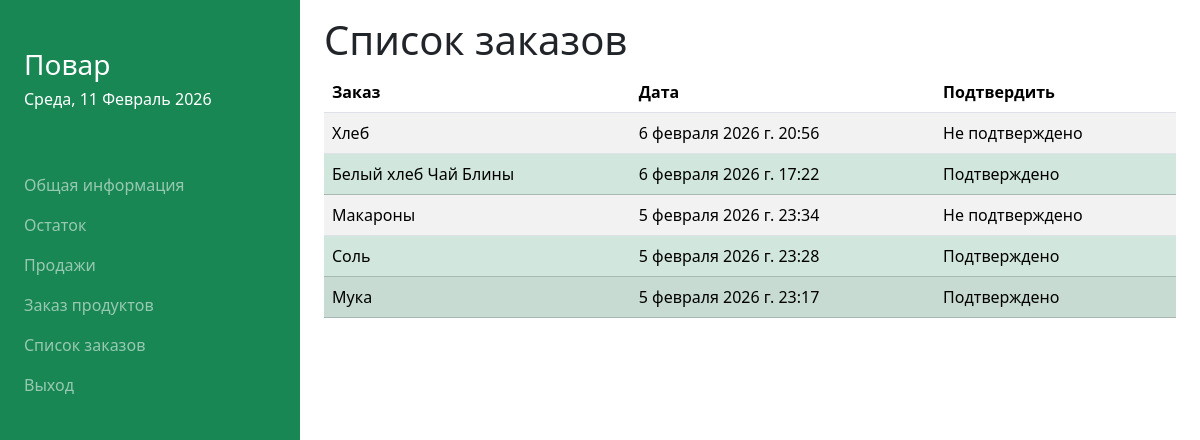
Page /chef/chef_order/ (signed in) on the committed database.
### menu/models.py (models this page shows, shortened)
class ChefOrder(models.Model):
    text = models.CharField(max_length=255)
    datetime = models.DateTimeField(auto_now=True)
    confirmation = models.BooleanField(default=False)

### chef/views.py (the view)
# urls.py: path('chef_order/', views.chef_order),
@login_required(login_url='/login/')
def chef_order(request):
    data["title"] = links['chef_order'].get('name')
    orders = ChefOrder.objects.all().order_by('-datetime')
    data['orders'] = orders
    return render(request, 'chef_list.html', data)

### chef/templates/chef_list.html
{% extends 'chef.html' %}
{% block content %}
<table class="table table-hover table-striped">
        <thead>
          <tr>
            <th>Заказ</th>
            <th>Дата</th>
            <th>
                Подтвердить
            </th>
          </tr>
        </thead>
    {% for o in orders %}
        {% if o.confirmation %}
                <tr class="table-success">
            {% else %}
                    <tr>
            {% endif %}
            <td>{{ o.text }}</td>
            <td>{{ o.datetime }}</td>
            <td>
                {% if o.confirmation %}
                Подтверждено
            {% else %}
                Не подтверждено
            {% endif %}
            </td>
        </tr>
    {% endfor %}
    </table>
{% endblock %}

### rows in the picture
ChefOrder: text "Хлеб", datetime "6 февраля 2026 г. 20:56", confirmation "Не подтверждено"
ChefOrder: text "Белый хлеб Чай Блины", datetime "6 февраля 2026 г. 17:22", confirmation "Подтверждено"
ChefOrder: text "Макароны", datetime "5 февраля 2026 г. 23:34", confirmation "Не подтверждено"
ChefOrder: text "Соль", datetime "5 февраля 2026 г. 23:28", confirmation "Подтверждено"
ChefOrder: text "Мука", datetime "5 февраля 2026 г. 23:17", confirmation "Подтверждено"

### other values in the picture
{{ welcome }} "Повар"
{{ current_date|date:"l, j F Y" }} "Среда, 11 Февраль 2026"
{{ value.name }} "Общая информация" "Остаток" "Продажи" "Заказ продуктов" "Список заказов" "Выход"
{{ title }} "Список заказов"
